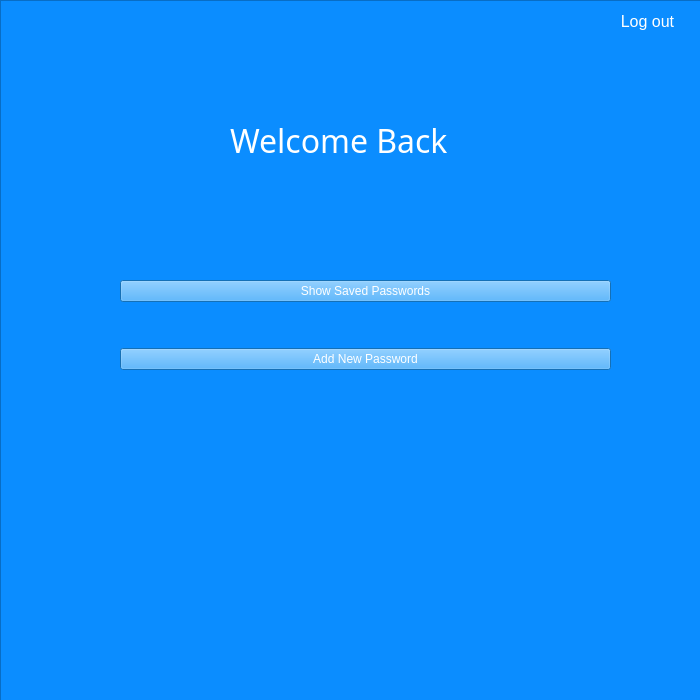
<?xml version="1.0" encoding="UTF-8"?>
<ui version="4.0">
 <class>Form</class>
 <widget class="QWidget" name="Form">
  <property name="geometry">
   <rect>
    <x>0</x>
    <y>0</y>
    <width>700</width>
    <height>700</height>
   </rect>
  </property>
  <property name="windowTitle">
   <string>Form</string>
  </property>
  <property name="styleSheet">
   <string notr="true">background-color: rgb(11, 141, 255);
font: 87 14pt &quot;Arial Black&quot;;
color: white;</string>
  </property>
  <widget class="QWidget" name="verticalLayoutWidget">
   <property name="geometry">
    <rect>
     <x>120</x>
     <y>240</y>
     <width>491</width>
     <height>171</height>
    </rect>
   </property>
   <layout class="QVBoxLayout" name="verticalLayout">
    <item>
     <widget class="QPushButton" name="showpassword_button">
      <property name="styleSheet">
       <string notr="true">background-color: rgb(29, 157, 255);</string>
      </property>
      <property name="text">
       <string>Show Saved Passwords</string>
      </property>
     </widget>
    </item>
    <item>
     <widget class="QPushButton" name="addpassword_button">
      <property name="styleSheet">
       <string notr="true">background-color: rgb(29, 157, 255);</string>
      </property>
      <property name="text">
       <string>Add New Password</string>
      </property>
     </widget>
    </item>
   </layout>
  </widget>
  <widget class="QFrame" name="frame">
   <property name="geometry">
    <rect>
     <x>0</x>
     <y>0</y>
     <width>701</width>
     <height>701</height>
    </rect>
   </property>
   <property name="frameShape">
    <enum>QFrame::StyledPanel</enum>
   </property>
   <property name="frameShadow">
    <enum>QFrame::Raised</enum>
   </property>
   <widget class="QLabel" name="welcomeLabel">
    <property name="geometry">
     <rect>
      <x>230</x>
      <y>80</y>
      <width>441</width>
      <height>121</height>
     </rect>
    </property>
    <property name="styleSheet">
     <string notr="true">font-size: 32px;
color: white;
font-family: Arial black;
</string>
    </property>
    <property name="text">
     <string>Welcome Back</string>
    </property>
   </widget>
   <widget class="QPushButton" name="back_button">
    <property name="geometry">
     <rect>
      <x>610</x>
      <y>10</y>
      <width>75</width>
      <height>23</height>
     </rect>
    </property>
    <property name="styleSheet">
     <string notr="true">font-size: 16px;
border: none;</string>
    </property>
    <property name="text">
     <string>Log out</string>
    </property>
   </widget>
  </widget>
  <zorder>frame</zorder>
  <zorder>verticalLayoutWidget</zorder>
 </widget>
 <resources/>
 <connections/>
</ui>
